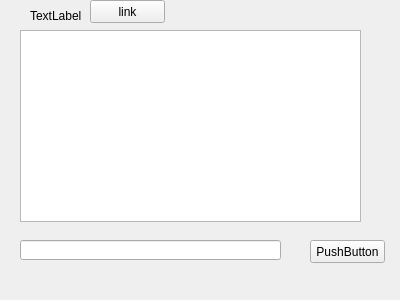
<?xml version="1.0" encoding="UTF-8"?>
<ui version="4.0">
 <class>MyClient</class>
 <widget class="QWidget" name="MyClient">
  <property name="geometry">
   <rect>
    <x>0</x>
    <y>0</y>
    <width>400</width>
    <height>300</height>
   </rect>
  </property>
  <property name="windowTitle">
   <string>MyClient</string>
  </property>
  <widget class="QPushButton" name="cBtnSend">
   <property name="geometry">
    <rect>
     <x>310</x>
     <y>240</y>
     <width>75</width>
     <height>23</height>
    </rect>
   </property>
   <property name="text">
    <string>PushButton</string>
   </property>
  </widget>
  <widget class="QLabel" name="cState">
   <property name="geometry">
    <rect>
     <x>30</x>
     <y>10</y>
     <width>54</width>
     <height>12</height>
    </rect>
   </property>
   <property name="text">
    <string>TextLabel</string>
   </property>
  </widget>
  <widget class="QTextBrowser" name="cMessageHistory">
   <property name="geometry">
    <rect>
     <x>20</x>
     <y>30</y>
     <width>341</width>
     <height>192</height>
    </rect>
   </property>
  </widget>
  <widget class="QLineEdit" name="cMessageEdit">
   <property name="geometry">
    <rect>
     <x>20</x>
     <y>240</y>
     <width>261</width>
     <height>20</height>
    </rect>
   </property>
  </widget>
  <widget class="QPushButton" name="cBtnLink">
   <property name="geometry">
    <rect>
     <x>90</x>
     <y>0</y>
     <width>75</width>
     <height>23</height>
    </rect>
   </property>
   <property name="text">
    <string>link</string>
   </property>
  </widget>
 </widget>
 <layoutdefault spacing="6" margin="11"/>
 <resources/>
 <connections/>
</ui>
